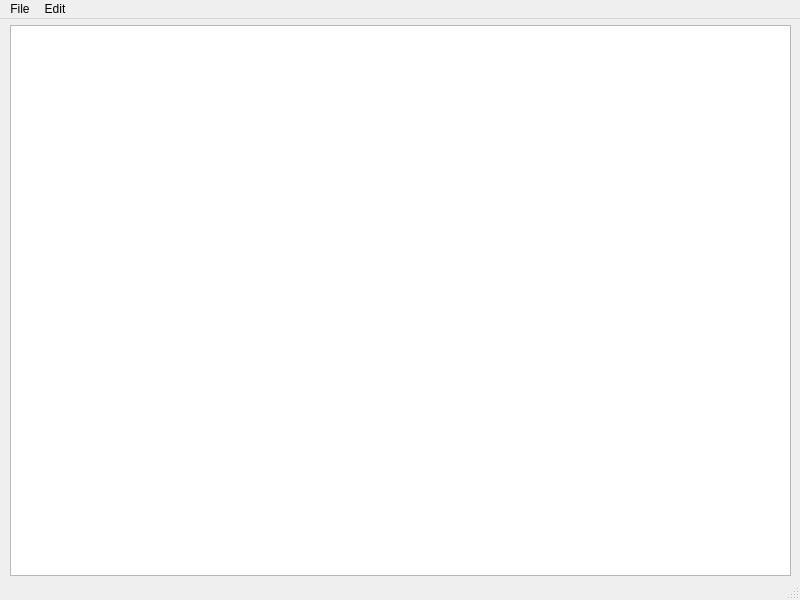
<?xml version="1.0" encoding="UTF-8"?>
<ui version="4.0">
 <class>MainWindow</class>
 <widget class="QMainWindow" name="MainWindow">
  <property name="geometry">
   <rect>
    <x>0</x>
    <y>0</y>
    <width>800</width>
    <height>600</height>
   </rect>
  </property>
  <property name="windowTitle">
   <string>Notebook</string>
  </property>
  <widget class="QWidget" name="centralwidget">
   <widget class="QTextEdit" name="textEdit">
    <property name="geometry">
     <rect>
      <x>10</x>
      <y>6</y>
      <width>781</width>
      <height>551</height>
     </rect>
    </property>
   </widget>
  </widget>
  <widget class="QMenuBar" name="menubar">
   <property name="geometry">
    <rect>
     <x>0</x>
     <y>0</y>
     <width>800</width>
     <height>26</height>
    </rect>
   </property>
   <widget class="QMenu" name="menuFile">
    <property name="title">
     <string>File</string>
    </property>
    <addaction name="actionNew"/>
    <addaction name="actionOpen"/>
    <addaction name="actionSave_as"/>
    <addaction name="actionPrint"/>
    <addaction name="actionExit"/>
   </widget>
   <widget class="QMenu" name="menuEdit">
    <property name="title">
     <string>Edit</string>
    </property>
    <addaction name="actionCopy"/>
    <addaction name="actionPaste"/>
    <addaction name="actionCut"/>
    <addaction name="actionUndo"/>
    <addaction name="actionRedo"/>
   </widget>
   <addaction name="menuFile"/>
   <addaction name="menuEdit"/>
  </widget>
  <widget class="QStatusBar" name="statusbar"/>
  <action name="actionNew">
   <property name="icon">
    <iconset resource="Resources.qrc">
     <normaloff>:/images/New.png</normaloff>:/images/New.png</iconset>
   </property>
   <property name="text">
    <string>New</string>
   </property>
   <property name="shortcut">
    <string>Ctrl+N</string>
   </property>
  </action>
  <action name="actionOpen">
   <property name="icon">
    <iconset resource="Resources.qrc">
     <normaloff>:/images/Open.png</normaloff>:/images/Open.png</iconset>
   </property>
   <property name="text">
    <string>Open</string>
   </property>
   <property name="shortcut">
    <string>Ctrl+O</string>
   </property>
  </action>
  <action name="actionSave_as">
   <property name="icon">
    <iconset resource="Resources.qrc">
     <normaloff>:/images/Save.png</normaloff>:/images/Save.png</iconset>
   </property>
   <property name="text">
    <string>Save as</string>
   </property>
   <property name="shortcut">
    <string>Ctrl+S</string>
   </property>
  </action>
  <action name="actionPrint">
   <property name="icon">
    <iconset resource="Resources.qrc">
     <normaloff>:/images/Print.png</normaloff>:/images/Print.png</iconset>
   </property>
   <property name="text">
    <string>Print</string>
   </property>
   <property name="shortcut">
    <string>Ctrl+P</string>
   </property>
  </action>
  <action name="actionExit">
   <property name="icon">
    <iconset resource="Resources.qrc">
     <normaloff>:/images/Exit.png</normaloff>:/images/Exit.png</iconset>
   </property>
   <property name="text">
    <string>Exit</string>
   </property>
   <property name="shortcut">
    <string>Ctrl+Q</string>
   </property>
  </action>
  <action name="actionCopy">
   <property name="icon">
    <iconset resource="Resources.qrc">
     <normaloff>:/images/Copy.png</normaloff>:/images/Copy.png</iconset>
   </property>
   <property name="text">
    <string>Copy</string>
   </property>
   <property name="shortcut">
    <string>Ctrl+C</string>
   </property>
  </action>
  <action name="actionPaste">
   <property name="icon">
    <iconset resource="Resources.qrc">
     <normaloff>:/images/Paste.png</normaloff>:/images/Paste.png</iconset>
   </property>
   <property name="text">
    <string>Paste</string>
   </property>
   <property name="shortcut">
    <string>Ctrl+V</string>
   </property>
  </action>
  <action name="actionCut">
   <property name="icon">
    <iconset resource="Resources.qrc">
     <normaloff>:/images/Cut.png</normaloff>:/images/Cut.png</iconset>
   </property>
   <property name="text">
    <string>Cut</string>
   </property>
   <property name="shortcut">
    <string>Ctrl+X</string>
   </property>
  </action>
  <action name="actionUndo">
   <property name="icon">
    <iconset resource="Resources.qrc">
     <normaloff>:/images/Undo.png</normaloff>:/images/Undo.png</iconset>
   </property>
   <property name="text">
    <string>Undo</string>
   </property>
   <property name="shortcut">
    <string>Ctrl+U</string>
   </property>
  </action>
  <action name="actionRedo">
   <property name="icon">
    <iconset resource="Resources.qrc">
     <normaloff>:/images/Redo.png</normaloff>:/images/Redo.png</iconset>
   </property>
   <property name="text">
    <string>Redo</string>
   </property>
   <property name="shortcut">
    <string>Ctrl+R</string>
   </property>
  </action>
 </widget>
 <resources>
  <include location="Resources.qrc"/>
 </resources>
 <connections/>
</ui>
